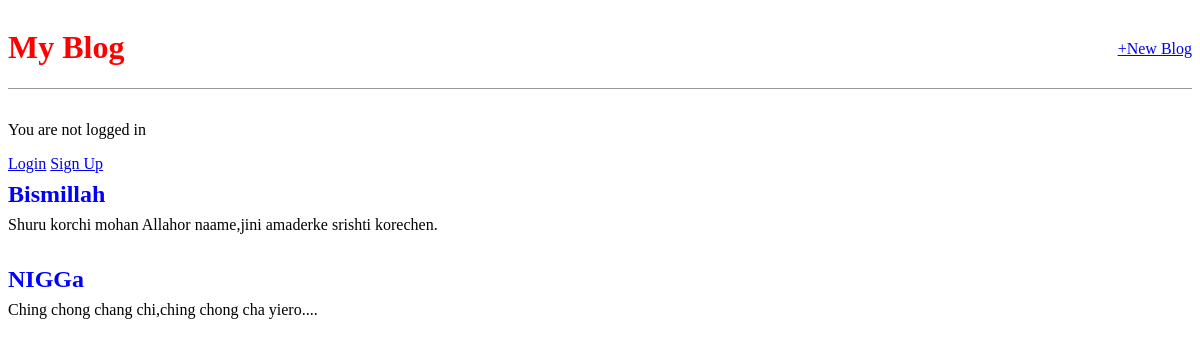
/, run on an earlier commit of the app's database.
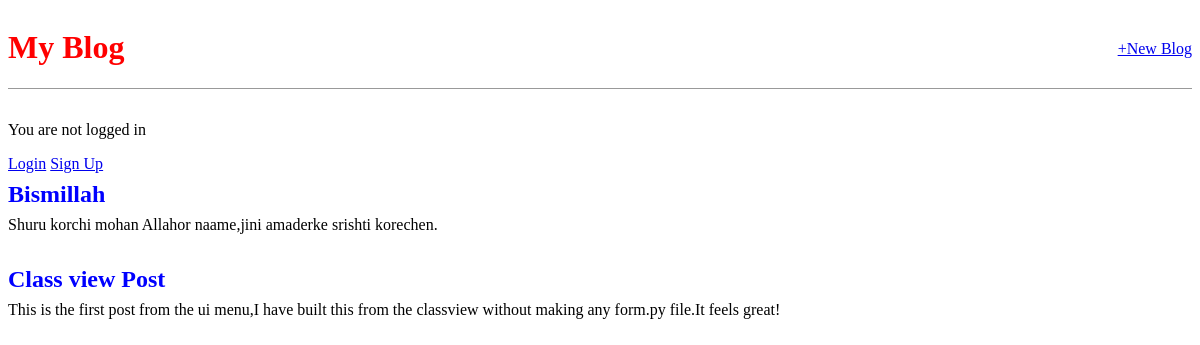
And on a later commit of the database.
### blog/models.py (models this page shows, shortened)
class Post(models.Model):
    title = models.CharField(max_length=200)
    author = models.ForeignKey('auth.user',on_delete=models.CASCADE)
    body = models.TextField()

### blog/views.py (the view)
# urls.py: path("",BlogListView.as_view(),name='home'),
class BlogListView(ListView):
    model = Post
    template_name = 'home.html'

### templates/home.html
{% extends "base.html" %}
{% block content %}
{% for post in post_list %}
    <div class="post-entry">
        <h2><a href='{% url "post_detail" post.pk %}'>{{post.title}}</a></h2>
        <p>{{post.body}}</p>
    </div>
{% endfor %}
{% endblock  %}

### templates/base.html (shortened to what this page needs)
<!DOCTYPE html>
{% load static %}
<html lang="en">
<head>
    <link rel="stylesheet" href="{% static 'css/base.css' %}">
</head>
<body>
    <header>
        <div class="nav-left">
            <h1><a href="{% url 'home' %}">My Blog</a></h1>
        </div>
        <div class="nav-right">
            <a href="{% url 'post_new' %}">+New Blog</a>
        </div>
    </header>
    <div>
        {% if user.is_authenticated %}
            <p>Assalamu Alaikum, {{user.username}}</p>
            <form method="POST" action="{% url 'logout' %}">
                {% csrf_token %}
                <button type="submit">Log Out</button>
            </form>
        {% else %}
            <p>You are not logged in</p>
            <a href='{% url "login" %}'>Login</a>
            <a href='{% url "signup" %}'>Sign Up</a>
        {% endif %}
    </div>
    <div>
        {% block content %}
        {% endblock  %}
    </div>
</body>
</html>

### static/css/base.css (style rules this page uses)
header { border-bottom: 1px solid #999; margin-bottom: 2rem; display: flex; }
header h1 a { color: red; text-decoration: none; }
.nav-left { margin-right: auto; }
.nav-right { display: flex; padding-top: 2rem; }
.post-entry { margin-bottom: 2rem; }
.post-entry h2 { margin: 0.5rem 0; }
.post-entry h2 a, .post-entry h2 a:visited { color: blue; text-decoration: none; }
.post-entry p { margin: 0; font-weight: 400; }

What changed in the data, as far as the page shows it:
removed Post: title "NIGGa", body "Ching chong chang chi,ching chong cha yiero...."
added Post: title "Class view Post", body "This is the first post from the ui menu,I have built this from the classview without making any form.py file.It feels great!"
